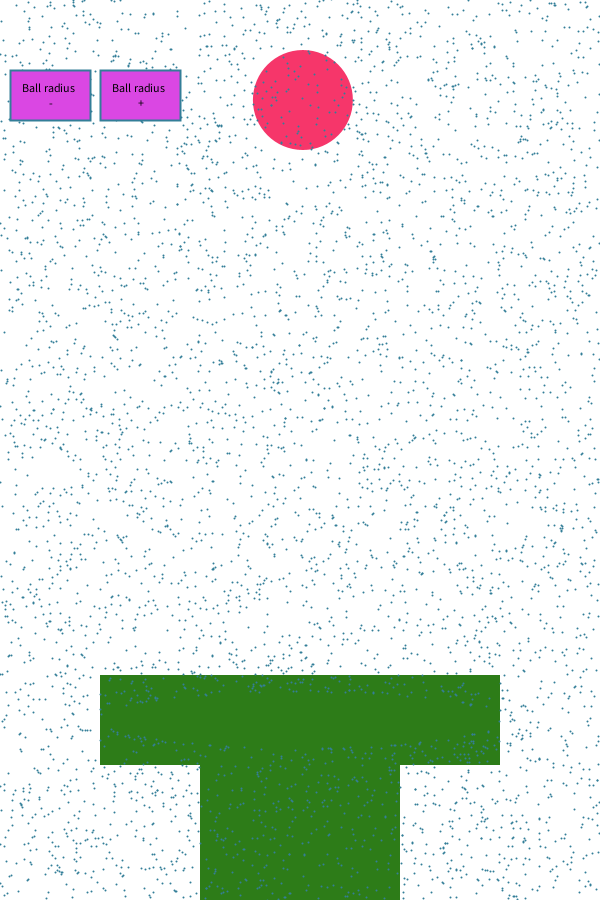
Frame 1 (no input)
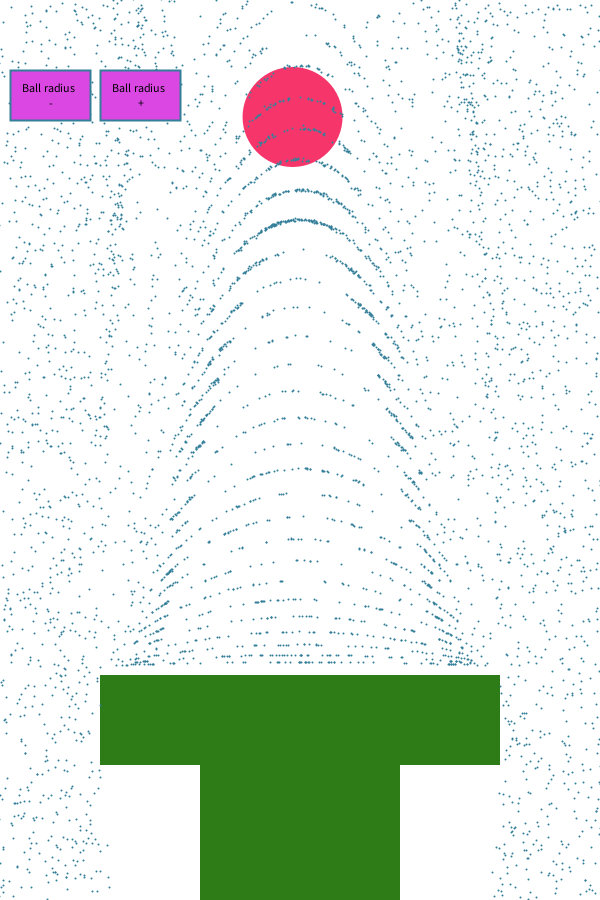
Frame 60 (the mouse pressed at the canvas centre just before this capture)
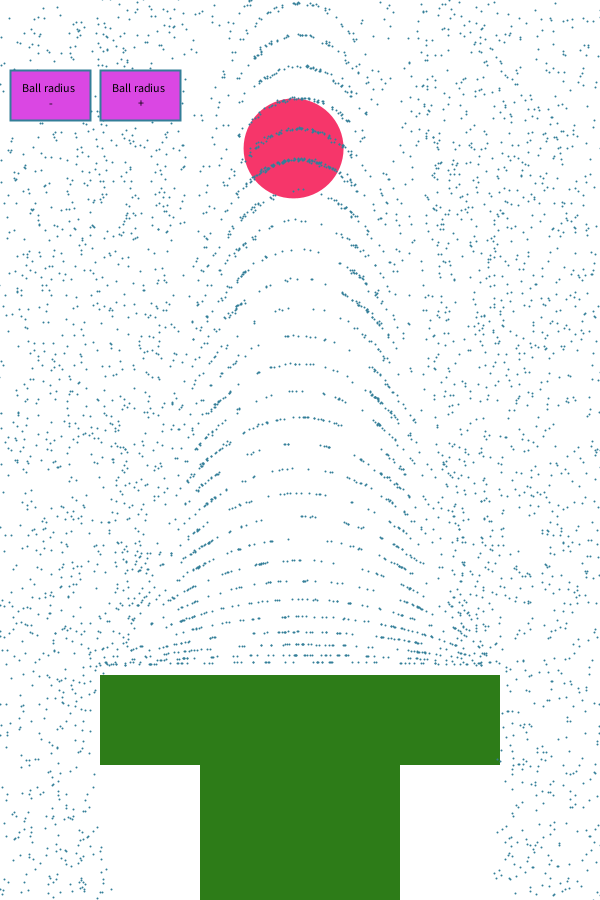
Frame 120 (the mouse held since frame 60 and released just before this capture)

The Processing sketch that drew these frames (run headless with seeded random() and noise(); from frame 60 on, the mouse is pressed at the canvas centre):

// Processing sketch: processing_174120
// ── processing_174120.pde

int dustNum = 5000;
float fluidLevel; //depth of fluid
float radius, xCenter, yCenter, xVel, yVel, xAccel, yAccel;
float GRAVITY = 0.0000001;
float ballDensity, fluidDensity;
float ductWidth = 200;
float windStrength = 2;
float[] dustX, dustY, dustVelX, dustVelY;
int timer = 0;

void setup(){
  //size(800, 600);
  size(600 , 900);
  fluidLevel = height/2;
  dustX = new float[dustNum];
  dustY = new float[dustNum];
  dustVelX = new float[dustNum];
  dustVelY = new float[dustNum];
  radius = 50;
  xCenter = 0;
  yCenter = 2 * radius;
  xVel = 0;
  yVel = 0;
  xAccel = 0;
  yAccel = 0;
  ballDensity = 5;
  fluidDensity = 7;
  createDust();
  
}

void draw(){
  background(255);
  fill(#57DCF5);
  noStroke();
  //rect(0, height - fluidLevel, width, height - fluidLevel);
  ballUpdate();
  ballDisplay();
  ductDisplay();
  dustUpdate();
  dustDisplay();
  //buttonDisplay(10, 10, 80, 50, color(#63AF3A), color(#8DF557), "Ball density \n -");
 // buttonDisplay(100, 10, 80, 50, color(#63AF3A), color(#8DF557), "Ball density \n +");
  buttonDisplay(10, 70, 80, 50, color(#952D9B), color(#DA47E3), "Ball radius \n -");
  buttonDisplay(100, 70, 80, 50, color(#952D9B), color(#DA47E3), "Ball radius \n +");
  //println(dustX[1]);
  timer++;
  onTimer();
  //println("Vert preassure = " + vertPreassure() + ", Hor preassure = " + horPreassure());
  
  
}

void mouseClicked(){
 // if(mouseOnButton(10, 10, 80, 50)){
 //   ballDensity -= 0.1;
 // }else if(mouseOnButton(100, 10, 80, 50)){
 //   ballDensity += 0.1;
 // }else
 if(mouseOnButton(10, 70, 80, 50)){
      radius -= 1;
      radius = max(1, radius);
  }else if(mouseOnButton(100, 70, 80, 50)){
    radius += 1;
  }
  
}

void keyPressed(){
  setup();
}

void onTimer(){
  //timer %= 2 ;
  //if(timer == 0){
    cleanDust();
  //}
}

void createDust(){
  for(int i = 0; i < dustNum; i++){
    dustX[i] = random(-width/2, width/2);
    dustY[i] = random(0, height);
  }
}

void cleanDust(){
  for(int i = 0; i < dustNum; i++){
    if(dustY[i] < 0){
      dustY[i] = height * 0.74;
      dustVelY[i] = 0;
    }else if(dustY[i] > height){
      dustY[i] = random(0, height);
      dustVelY[i] = 0;
    }
  }
}

void dustUpdate(){
  for(int i = 0; i < dustNum; i++){
    dustVelX[i] += random(-0.02, 0.02);
    dustVelY[i] += random(-0.02, 0.025) + windVelocity(dustX[i], dustY[i]);
    dustX[i] += dustVelX[i];
    dustY[i] += dustVelY[i];
    //dustY[i] = mod(dustY[i], height * 0.75);
    
    
  }
}

void dustDisplay(){
  //stroke(0);
  strokeWeight(2);
  stroke(#337E98);
  pushMatrix();
  translate(width/2, 0);
  for(int i = 0; i < dustNum; i++){
    point(dustX[i], dustY[i]);
    //ellipse(dustX[i], dustY[i], 10, 10);
  }
  popMatrix();
}


void ballUpdate(){

  // yAccel = 4 * PI / 3.0 * ballDensity * pow(radius, 3) * GRAVITY;
 
   yAccel = .28 +  vertPreassure();
   xAccel =  horPreassure();
   xVel += xAccel;
   //xVel += random(-0.3, 0.3);
   yVel = yVel + yAccel + windVelocity(xCenter, yCenter)* sq(radius/50);
   xCenter += xVel + random(-3,3);
   yCenter += yVel;
  
}

void ballDisplay(){
  fill(#F51652, 220);
  pushMatrix();
    translate(width/2, 0);
    ellipse(xCenter, yCenter, 2 * radius, 2 * radius);
  popMatrix();
}

void ductDisplay(){
  fill(#2D7C18);
  pushMatrix();
    translate(width/2, 0);
    rectMode(CENTER);
    rect(0, height * 0.9, ductWidth, height * 0.2);
    rect(0, height * 0.8, 2 * ductWidth, height * 0.1);
  popMatrix();
}

float windVelocity(float x_, float y_){
  if(x_ < -ductWidth || x_ > ductWidth){
    return 0;
  }else{
    //return (-1 + sq(x_/ductWidth)) * y_/height * windStrength ;
    return (-1 + sq(x_/ductWidth)) /(0.01 * (0.8* height - y_)) * windStrength ;
  }
}



float vertPreassure(){
  return abs(windVelocity(xCenter, yCenter + radius)) - abs(windVelocity(xCenter, yCenter - radius));
}

float horPreassure(){
  return abs(windVelocity(xCenter + radius, yCenter)) - abs(windVelocity(xCenter - radius, yCenter));
}

boolean mouseOnButton(float left_, float top_, float width_, float height_){
  return mouseX > left_ && mouseX < left_ + width_ && mouseY > top_ && mouseY < top_ + height_;
}

void buttonDisplay(float left_, float top_, float width_, float height_, color color1_, color color2_, String caption_){
  rectMode(CORNER);
  if(mouseOnButton(left_, top_, width_, height_)){
    fill(color1_);
  }else{
    fill(color2_);
  }
  rect(left_, top_, width_, height_);
  textAlign(CENTER, CENTER);
  fill(0);
  text(caption_, left_ + width_ / 2, top_ + height_ / 2);
}


float mod(float a, float b){
  return a>=0? a%b : a%b + b; 
}
